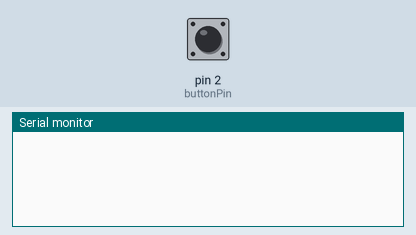
Bench run of a sketch on a simulated Arduino Uno, built with avr-gcc and run on an emulated ATmega328P. Parts: the last lines printed to the serial monitor. The test bench sets the inputs (shaded band); at power-on: pin 2 (buttonPin) LOW.

Above: at 1.2 s.
1.3 s: pin 2 (buttonPin) pulled HIGH for 0.15 s
At 1.43 s:
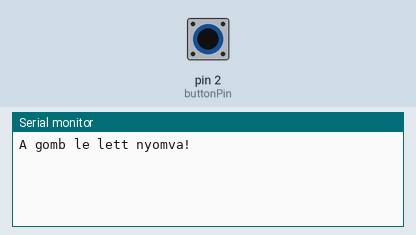
At 2.5 s:
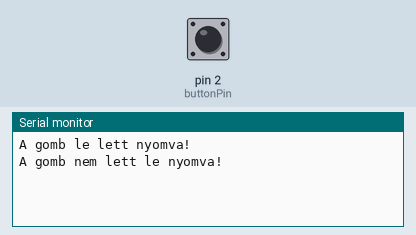

Measured:
- after the input at 1.3 s, the serial monitor: prints a new line at once (image 1)

The sketch:

gomb_ks.ino
```cpp
// Pinok beállítása
const int buttonPin = 2;     // button pin

// Változók
int buttonState = 0;         //  button status
int lastButtonState = 0;     // Az előző gomb állapota

void setup() {
  // Gomb pin beállítása bemeneti módra !!!
  pinMode(buttonPin, INPUT);

  // Soros kommunikáció inicializálása
  Serial.begin(10000);
}

void loop() {
  // A gomb állapotának olvasása
  buttonState = digitalRead(buttonPin);

  // Ha a gomb állapota változik (lefelé vagy felfelé)
  if (buttonState != lastButtonState) {
    // Ha a gomb meg lett nyomva (állapot változott LOW-ra)
    if (buttonState == HIGH) {
      Serial.println("A gomb le lett nyomva!");
    } else {
      Serial.println("A gomb nem lett le nyomva!");
    }
    // Frissítjük az előző állapotot
    lastButtonState = buttonState;
  }
}
```
